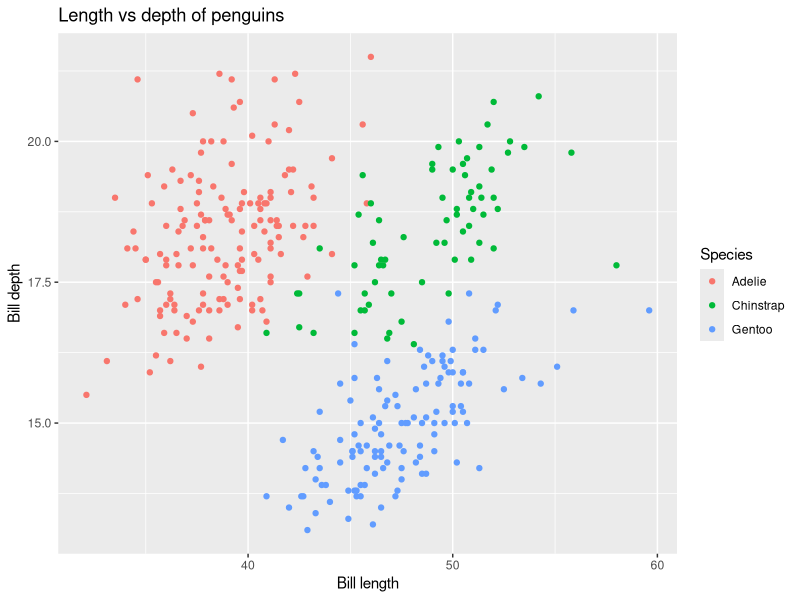

Reproduce this figure in R.
#| title: "Penguins"
#| dataset-name: "palmerpenguins::penguins"
#| description: "The `palmerpenguins` dataset is one of the most famous in modern R programming. Data were collected and made available by [Dr. Kristen Gorman](https://www.uaf.edu/cfos/people/faculty/detail/kristen-gorman.php) and the [Palmer Station, Antarctica LTER](https://pallter.marine.rutgers.edu/), a member of the [Long Term Ecological Research Network](https://lternet.edu/). The original data is available [here](https://allisonhorst.github.io/palmerpenguins/)."

library(ggplot2)
library(palmerpenguins)

p <- ggplot(penguins, aes(x=bill_length_mm, y = bill_depth_mm, colour = species)) +
  geom_point() +
  labs(x="Bill length", y="Bill depth", colour="Species") +
  ggtitle("Length vs depth of penguins")

print(p)
